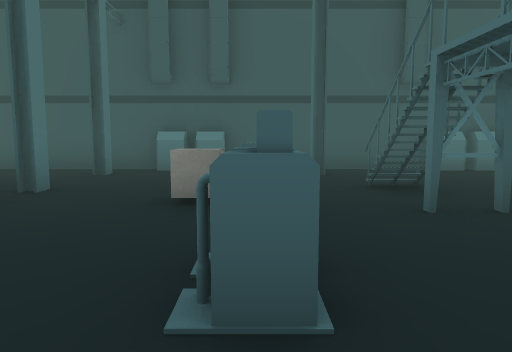
view 1 (above)

15 first-person views from a walk through a 3-D level made in the Unity game engine. The camera is 1.4 m above the floor, tilts 6° down and sees 70° across. The floor is counted in squares, 2 m on a side. Each view is taken from the middle of a square. On the plan, view 1 faces up. The plan holds only what a view shows up to about 11 squares ahead; the rest is blank. The place goes on beyond the plan. The player character is not drawn. Some animated figures are not drawn. Some surface patterns are stand-ins.

view 2
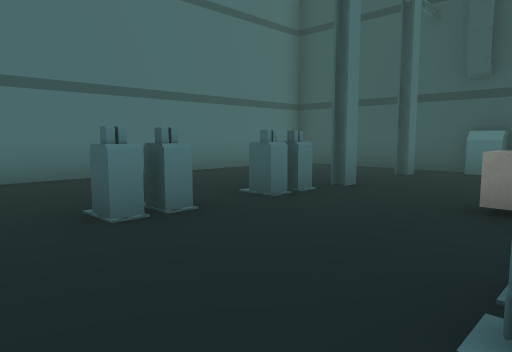

view 3
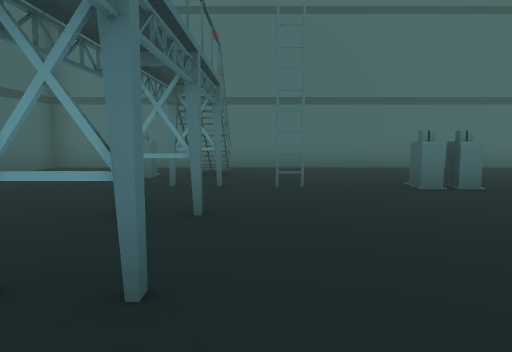

view 4
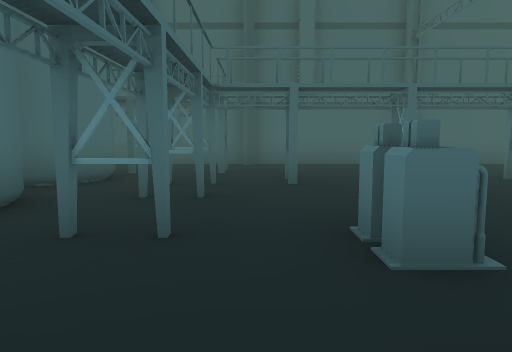

view 5
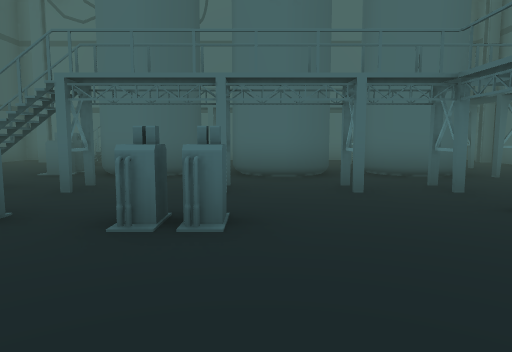

view 6
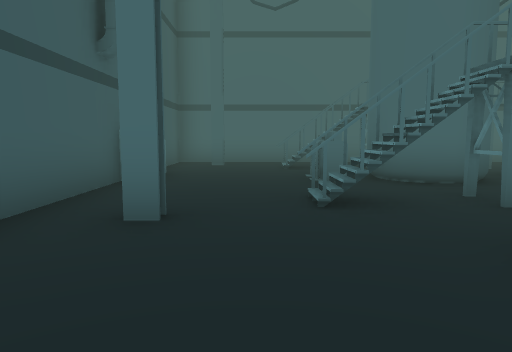

view 7
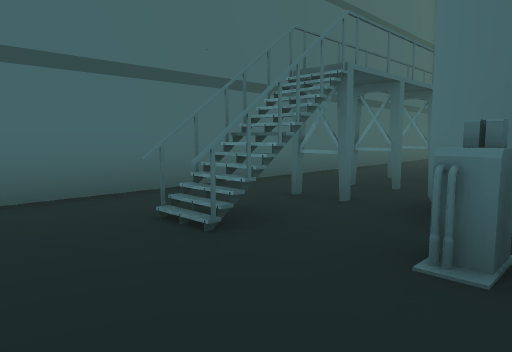

view 8
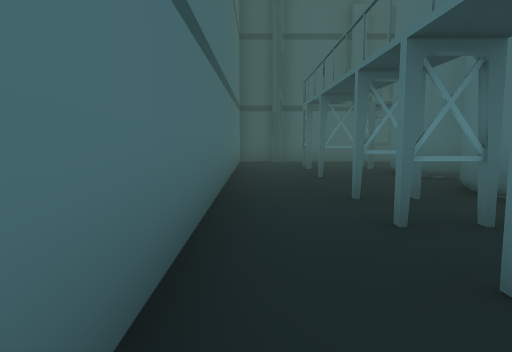

view 9
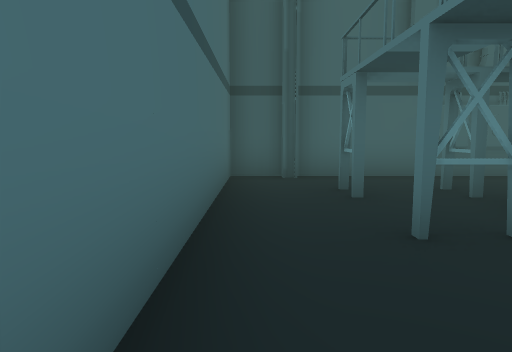

view 10
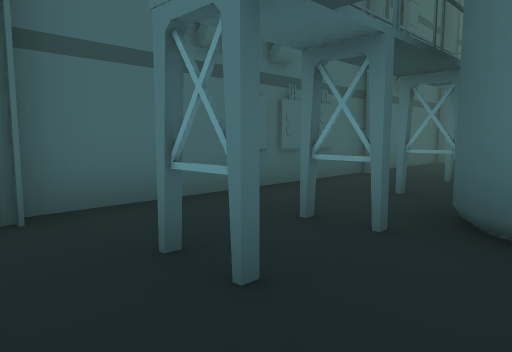

view 11
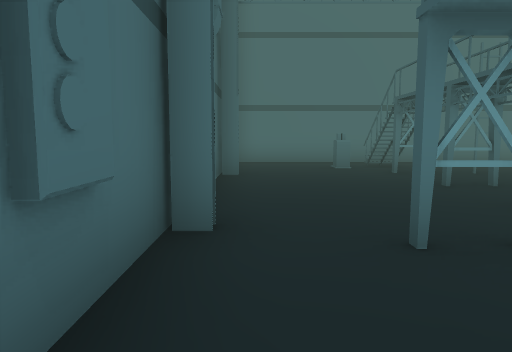

view 12
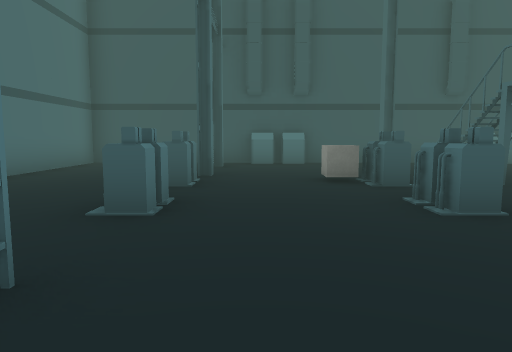

view 13
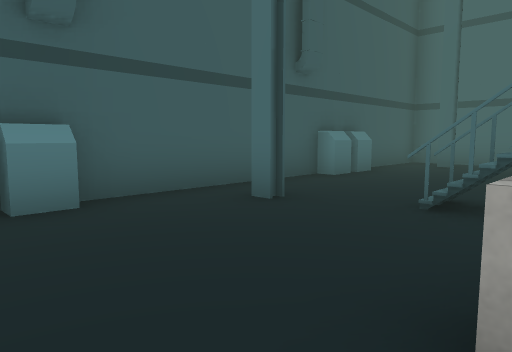

view 14
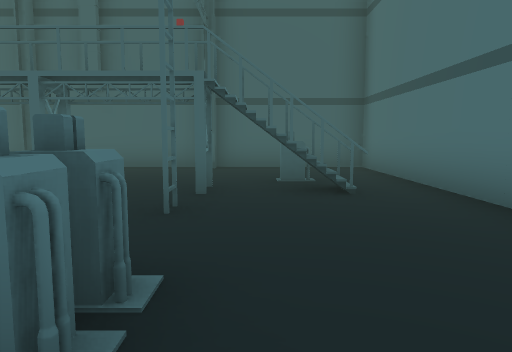

view 15
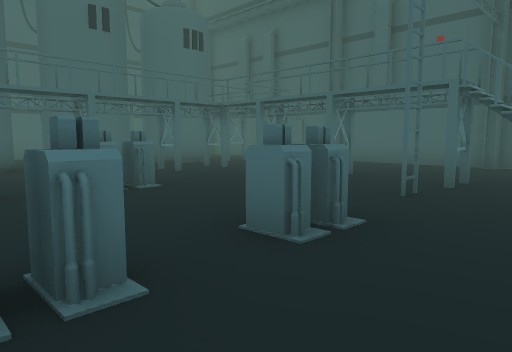

### Floor plan
Points are (right, up) in squares from view 1. A wall is a line through its corners. A room is listed if a view was taken in it or the views show most of it. See-through windows are left out.
Room 1 (views 1, 2, 3, 4, 5, 6, 7, 9, 10, 11, 12, 13, 14, 15)
walls: (3.5, 0.9) (3.8, 1.4); (3.5, 3.4) (3.8, 3.9); (3.7, 1.2) (4, 1.4); (1.5, -1.5) (2.4, -1.5); (3.5, 3.6) (4.2, 4.1); (4, 2.2) (3.7, 2.4) (3.4, 2.9) (3.6, 3.9) (4.4, 4) (4.9, 3.9); (3.5, -0.1) (3.4, 0.7); (3.7, -0.2) (3.4, 0.3); (-3.3, -1.4) (-3.3, -2.2); (4.1, -0.4) (3.3, 0.1) (3.5, 1.1); (3.4, -1.9) (3.7, -1.4); (5.3, 0.5) (5.2, 0); (-3.4, -2.4) (-3.4, -1.5); (3.5, -2.5) (3.4, -2.1) (3.5, -1.5) (4.2, -1.1) (4.7, -1.2) (5.1, -1.4); (-2.8, 7.2) (-2.8, 6.8); (3.5, -3.2) (3.5, -4); (6.1, 4.1) (6.1, 5.3) (6.9, 5.3); (6.1, 4.3) (6.8, 4.3) (6.8, 5.5); (6, 4.6) (6.1, 4.7); (3.4, -3.6) (3.4, -3.1); (6.1, 4.6) (6.9, 4.6); (5.3, -2) (5.2, -2.6) (4.7, -3); (-2.4, 8.2) (-6.5, 8.2) (-6.5, -5.7) (8.5, -5.7) (8.5, 2.5); (5.9, 5.1) (6.2, 5.5); (5.3, -2.4) (5.1, -2.7); (6.2, 5) (6.9, 5); (6.1, -1.5) (6.9, -1.5); (3.5, 8.2) (-0.6, 8.2); (1.3, -5.2) (1.3, -5.8); (5.5, -3.1) (5.5, -4); (-2.8, -5.2) (-2.8, -5.8); (-3.1, -5.8) (-3.1, -5.3); (6.9, -3.1) (6.9, -4); (8.5, 5.5) (8.5, 8.2) (5.8, 8.2); (7.3, -5.8) (7.3, -5.3)
low walls: (6.1, 4.7) (6.9, 4.7)
ways out: opening at (8, 2) to room 2; opening at (8, 6) to room 2; gap at (4, -1); gap at (6, -2)
objects: other object (-5, -3); ladder (-3, -1); other object (-3, 2); other object (-3, 3); other object (-3, 4); other object (-2, 8); cube (-1, 4) to (0, 4); other object (-1, 8); other object (0, 2); other object (0, 3); other object (4, 5); other object (4, 8); other object (5, 8)
Room 2 (view 8)
walls: (8.5, 2.5) (8.5, 5.5); (6, 2.2) (6.9, 2.2)
ways out: opening at (8, 2) to room 1; opening at (8, 6) to room 1

Positions as (right, up) in squares from view 1, and headings:
1: (0, 0), facing up
2: (0, 0), facing up-left
3: (2, -1), facing left
4: (1, 4), facing down
5: (-3, 1), facing right
6: (-2, 6), facing right
7: (4, 7), facing down-right
8: (8, 5), facing down
9: (8, 1), facing down
10: (8, -2), facing down-left
11: (4, -5), facing left
12: (-2, -2), facing up
13: (-2, 4), facing up-right
14: (-4, 3), facing down
15: (-5, 4), facing down-right
